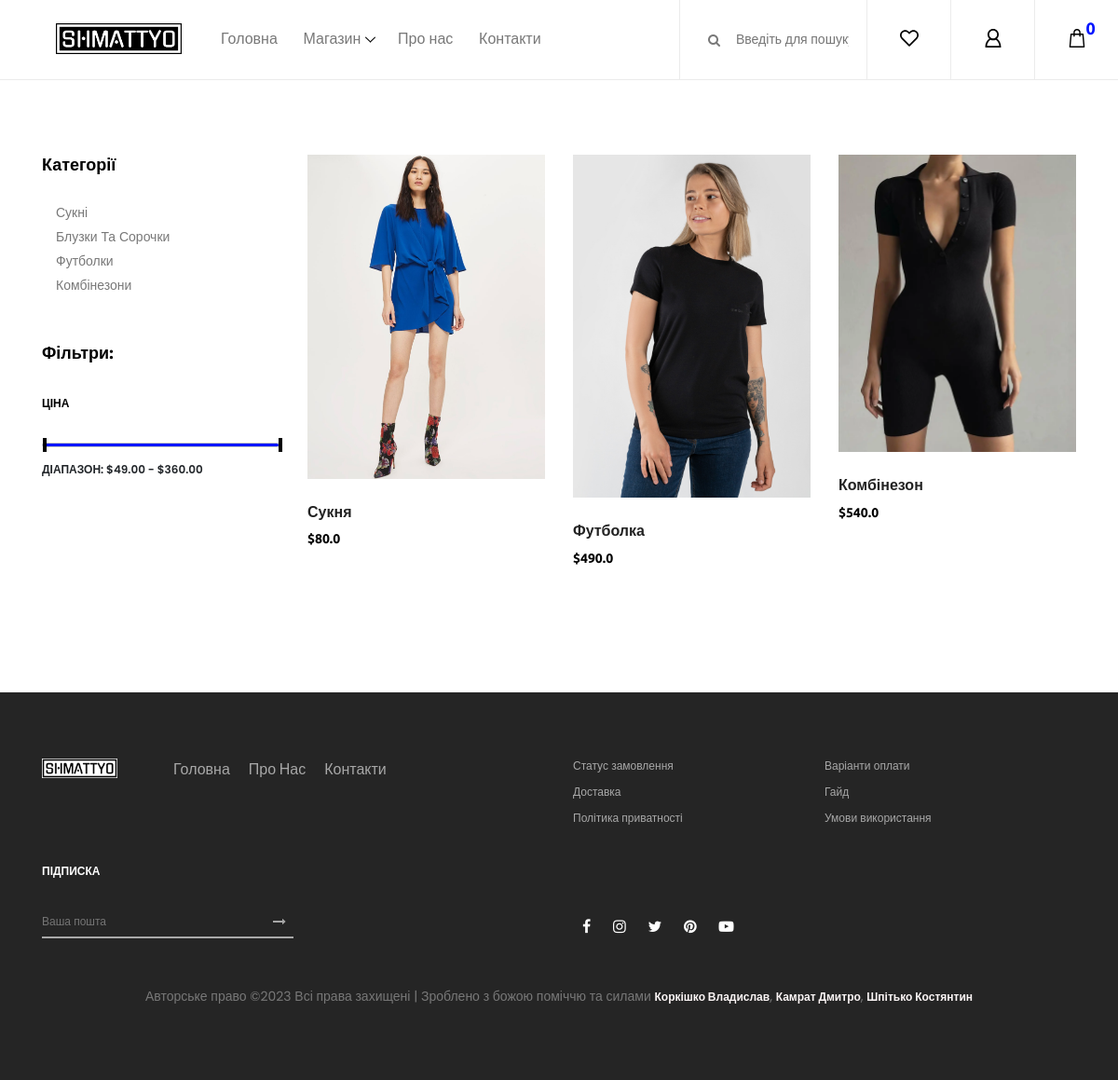
/shop/dress, run on the app's committed database.
### catalog/models.py (models this page shows, shortened)
class Product(models.Model):
    name = models.CharField(max_length=100)
    about = models.TextField(max_length=500)
    category = models.ForeignKey(Category, on_delete=models.CASCADE)
    photo = models.FileField(upload_to='products/')
    price = models.FloatField()

### shop/views.py (the view)
# urls.py: re_path('dress', dress),
def dress(request):
    return render(request, 'shop/dress.html', {
        'title': 'Сукні',
        'page': 'dress',
        'app': 'shop',
        'all_categories': Category.objects.all(),
        'all_products': Product.objects.all(),
        'all_orders': Order.objects.all()
    })

### templates/shop/dress.html (shortened to what this page needs)
{% extends '_layouts/base.html' %}
{% load static %}
{% block content %}
    <section class="shop_grid_area section-padding-80">
        <div class="container">
            <div class="row">
                <div class="col-12 col-md-4 col-lg-3">
                    <div class="shop_sidebar_area">
                        <div class="widget catagory mb-50">
                            <h6 class="widget-title mb-30">Категорії</h6>
                            <div class="catagories-menu">
                                <ul id="menu-content2" class="menu-content">
                                    <li data-target="#clothing">
                                        <ul class="sub-menu" id="clothing">
                                            <li><a href="#">Сукні</a></li>
                                            <li><a href="#">Блузки та сорочки</a></li>
                                            <li><a href="#">Футболки</a></li>
                                            <li><a href="#">Комбінезони</a></li>
                                        </ul>
                                    </li>
                                </ul>
                            </div>
                        </div>
                        <div class="widget price mb-50">
                            <h6 class="widget-title mb-30">Фільтри:</h6>
                            <p class="widget-title2 mb-30">Ціна</p>
                            <div class="widget-desc">
                                <div class="slider-range">
                                    <div data-min="49" data-max="360" data-unit="$" class="slider-range-price ui-slider ui-slider-horizontal ui-widget ui-widget-content ui-corner-all" data-value-min="49" data-value-max="360" data-label-result="Range:">
                                        <span class="ui-slider-handle ui-state-default ui-corner-all" tabindex="0"></span>
                                        <span class="ui-slider-handle ui-state-default ui-corner-all" tabindex="0"></span>
                                    </div>
                                    <div class="range-price">Діапазон: $49.00 - $360.00</div>
                                </div>
                            </div>
                        </div>
                    </div>
                </div>
                <div class="col-12 col-md-8 col-lg-9">
                    <div class="shop_grid_product_area">
                        <div class="row">
                            <div class="col-12">
                            </div>
                        </div>
                        <div id="catalog-panel" class="row">
                            {% for p in all_products %}
                                <div class="col-12 col-sm-6 col-lg-4">
                                    <div class="single-product-wrapper">
                                        <div class="product-img">
                                            <img src="/media/{{ p.photo }}" alt="">
                                        </div>
                                        <div class="product-description">
                                            <a href="single-product-details.html">
                                                <h6>{{ p.name }}</h6>
                                            </a>
                                            <p class="product-price">${{ p.price }}</p>
                                        </div>
                                    </div>
                                </div>
                            {% endfor %}
                        </div>
                    </div>
                </div>
            </div>
        </div>
    </section>
{% endblock content %}

### static/css/core-style.css (style rules this page uses)
* { margin: 0; padding: 0; }
body { font-family: "Poppins", sans-serif; font-size: 14px; background-color: #ffffff; margin-top: 85px; }
h1, h2, h3, h4, h5, h6 { color: #000000; line-height: 1.3; font-weight: 700; font-family: "Ubuntu", sans-serif; }
p { color: #787878; font-size: 14px; line-height: 2; font-weight: 400; }
a { -webkit-transition: all 500ms ease 0s; transition: all 500ms ease 0s; text-decoration: none; outline: 0 solid transparent; color: #fbf5f5; font-weight: 600; font-size: 12px; }
ul, ol { margin: 0; }
ul li, ol li { list-style: none; }
img { height: auto; max-width: 100%; }
.mb-30 { margin-bottom: 30px !important; }
.mb-50 { margin-bottom: 50px !important; }
.section-padding-80 { padding-top: 80px; padding-bottom: 80px; }
.single-product-wrapper { position: relative; z-index: 1; margin-bottom: 50px; overflow: hidden; background-color: #ffffff; }
.single-product-wrapper .product-img { position: relative; z-index: 1; overflow: hidden; }
.single-product-wrapper .product-img img { width: 100%; -webkit-transition-duration: 500ms; transition-duration: 500ms; }
.single-product-wrapper .product-description { position: relative; z-index: 1; padding-top: 25px; }
.single-product-wrapper .product-description h6 { color: #222222; margin-bottom: 5px; }
.single-product-wrapper .product-description p { margin-bottom: 0; font-size: 14px; font-family: "Ubuntu", sans-serif; font-weight: 700; color: #000000; }
.widget { position: relative; z-index: 1; }
.widget .widget-title { font-size: 18px; text-transform: capitalize; font-weight: 600; }
.widget .widget-title2 { text-transform: uppercase; font-size: 12px; margin-bottom: 15px; display: block; margin-bottom: 0; color: #000000; font-weight: 600; }
.widget .catagories-menu li > a { text-transform: uppercase; font-size: 12px; margin-bottom: 15px; display: block; }
.widget .catagories-menu .sub-menu { margin-left: 15px; margin-bottom: 15px; }
.widget .catagories-menu .sub-menu li > a { text-transform: capitalize; font-size: 14px; margin-bottom: 5px; display: block; font-weight: 300; color: #787878; }
.widget.price .ui-slider-handle { background-color: #000000; border: none; border-radius: 0; top: -6px; width: 4px; height: 15px; margin: 0; }
.widget.price .ui-slider-horizontal { height: 5px; }
.widget.price .range-price { font-size: 12px; font-weight: 600; margin-top: 15px; text-transform: uppercase; }

### data on the page
Product: photo (picture), name "Сукня", price "80.0"
Product: photo (picture), name "Футболка", price "490.0"
Product: photo (picture), name "Комбінезон", price "540.0"
